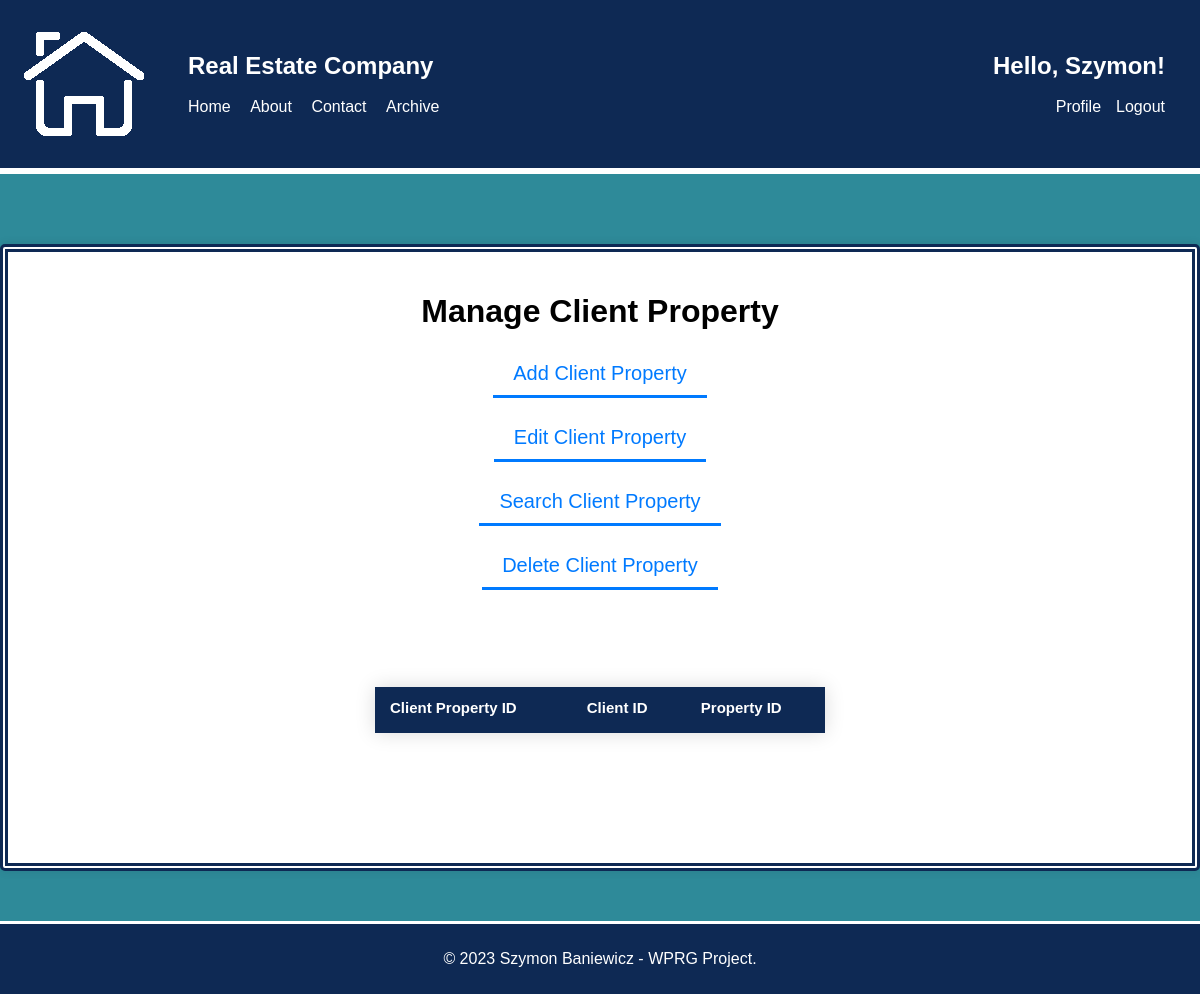
The page /php/CRUD/manage_client_property.php (signed in) on the database as committed earlier.
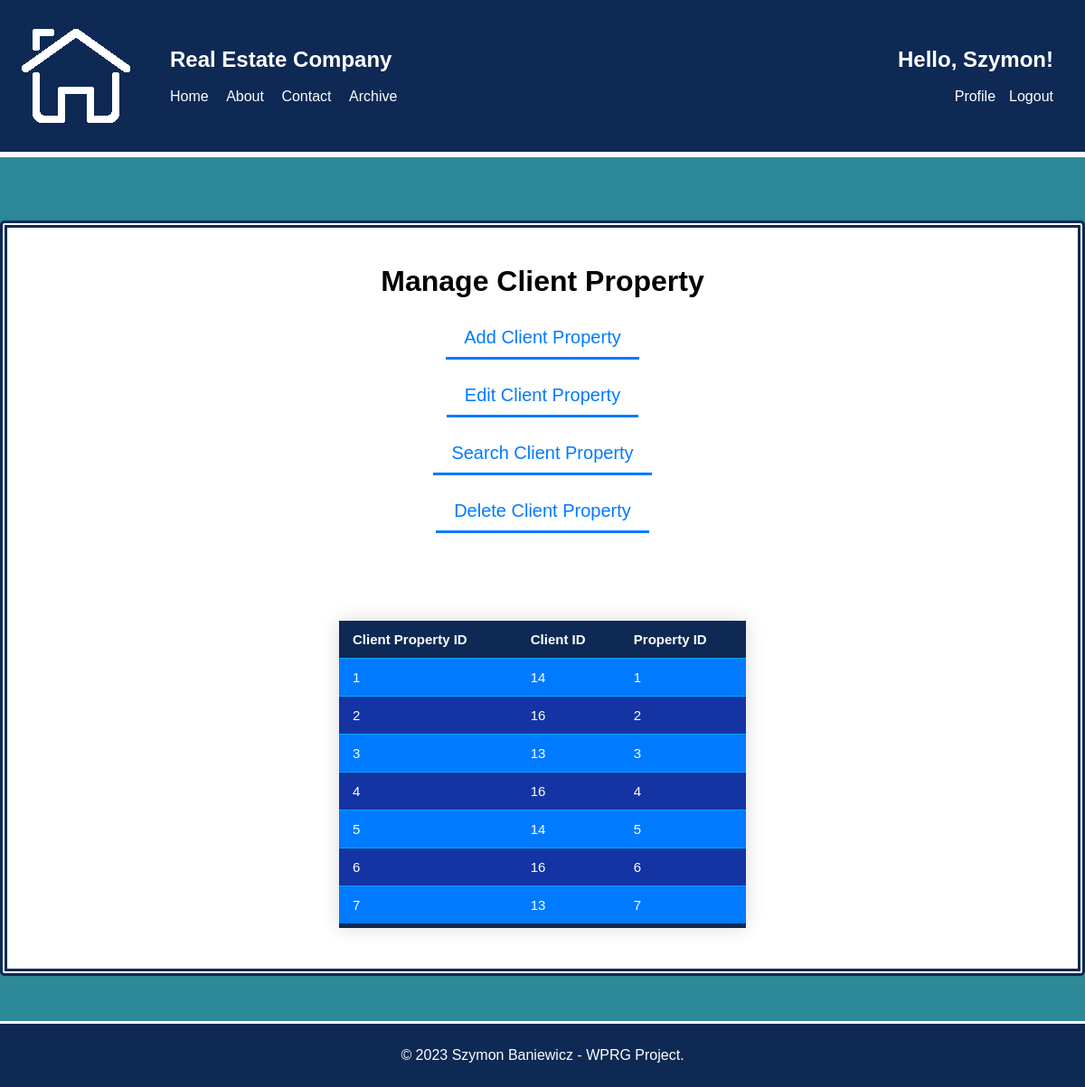
The same page on the database as committed later.
### tables this page shows
CREATE TABLE `client_property` (
  `client_property_ID` int(11) NOT NULL,
  `Property_ID` int(11) NOT NULL,
  `Client_ID` int(11) NOT NULL
);

### php/CRUD/manage_client_property.php (the view, shortened to what this page needs)
<?php
require '../config.php';
$error_message = "";
if (!isset($_POST["search_client_property"])) {
    $query = "SELECT * FROM client_property";
    $stmt = $conn->prepare($query);
    $stmt->execute();
    $result = $stmt->get_result();
    $client_properties = $result->fetch_all(MYSQLI_ASSOC);
}
?>
<!DOCTYPE html>
<html>
<head>
    <link rel="stylesheet" type="text/css" href="../../css/style.css">
</head>
<body>
<header>
    <div class="header-container">
        <div class="left-nav">
            <img src="../../img/logo.png">
            <nav>
                <ul>
                    <li><h1>Real Estate Company</h1></li><br><br>
                    <li><a href="../index.php">Home</a></li>
                    <li><a href="../about.php">About</a></li>
                    <li><a href="../contact.php">Contact</a></li>
                    <li><a href="../archive.php">Archive</a></li>
                </ul>
            </nav>
        </div>
        <?php
        if (isset($_SESSION['login_user'])) {
            echo '<div class="right-nav">';
            echo '<nav>';
            echo '<ul>';
            echo '<li><h1>Hello, ' . $_SESSION['first_name'] . '!</h1></li><br><br>';
            echo '<li><a href="../profile.php">Profile</a></li>';
            echo '<li><a href="../logout.php">Logout</a></li>';
            echo '</ul>';
            echo '</nav>';
            echo '</div>';
        } else {
            header("location: ../login.php");
            exit;
        }
        ?>
    </div>
</header>
<div class="content-section">
<div class="form-container-profile">
    <h1>Manage Client Property</h1>
    <form method="POST" action="manage_client_property.php">
        <input type="button" id="add-client-property-button" value="Add Client Property" class="form-button"><br><br>
        <input type="button" id="edit-client-property-button" value="Edit Client Property" class="form-button"><br><br>
        <input type="button" id="search-client-property-button" value="Search Client Property" class="form-button"><br><br>
        <input type="button" id="delete-client-property-button" value="Delete Client Property" class="form-button"><br><br><br>
    </form>
    <br><br>
    <?php if (!empty($error_message)) { ?>
        <p class="error"><?php echo "<div class='error-message'><h3>$error_message</h3></div>"; ?></p>
    <?php } else { ?>
    <div id='client-property-list'>
    <table id="crud-table">
        <tr>
            <th>Client Property ID</th>
            <th>Client ID</th>
            <th>Property ID</th>
        </tr>
        <?php
            foreach ($client_properties as $client_property) {
                echo '<tr>';
                echo '<td>' . $client_property["client_property_ID"] . '</td>';
                echo '<td>' . $client_property["Client_ID"] . '</td>';
                echo '<td>' . $client_property["Property_ID"] . '</td>';
                echo '</tr>';
            }
        ?>
    </table>
    </div>
    <?php } ?>
</div>
</div>
<footer>
    <p>&copy; 2023 Szymon Baniewicz - WPRG Project.</p>
</footer>
</body>
</html>

Rows that differ between the two databases and show on the page:
added client_property: client_property_ID "1", Client_ID "14", Property_ID "1"
added client_property: client_property_ID "2", Client_ID "16", Property_ID "2"
added client_property: client_property_ID "3", Client_ID "13", Property_ID "3"
added client_property: client_property_ID "4", Client_ID "16", Property_ID "4"
added client_property: client_property_ID "5", Client_ID "14", Property_ID "5"
added client_property: client_property_ID "6", Client_ID "16", Property_ID "6"
added client_property: client_property_ID "7", Client_ID "13", Property_ID "7"
